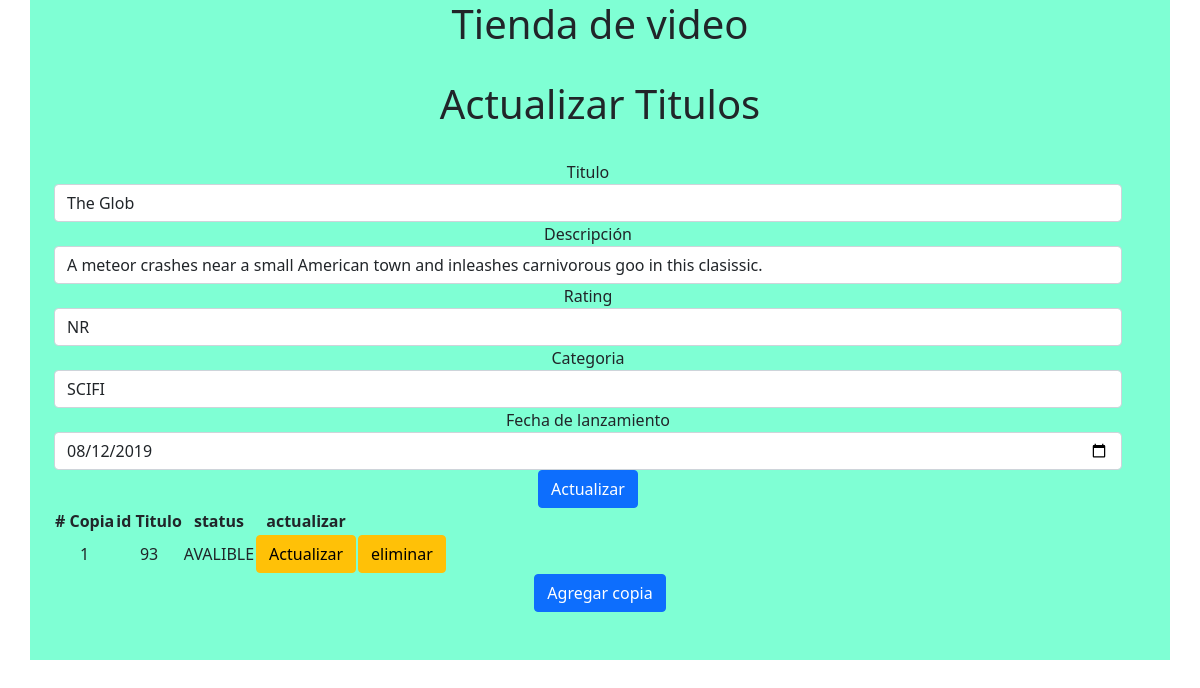
/update_titulos.php?id=93, run on the app's committed database.
### tables this page shows
CREATE TABLE `title` (
  `title_id` bigint(10) NOT NULL,
  `title` varchar(60) NOT NULL,
  `description` varchar(400) NOT NULL,
  `rating` varchar(4) DEFAULT NULL,
  `category` varchar(20) DEFAULT NULL,
  `release_date` date DEFAULT NULL,
  PRIMARY KEY (`title_id`),
  UNIQUE KEY `title_id_UNIQUE` (`title_id`)
);

CREATE TABLE `title_copy` (
  `copy_id` bigint(10) NOT NULL,
  `title_id` bigint(10) NOT NULL,
  `status` varchar(15) NOT NULL,
  PRIMARY KEY (`copy_id`,`title_id`),
  KEY `title_id_UNIQUE` (`title_id`) USING BTREE,
  CONSTRAINT `title_id` FOREIGN KEY (`title_id`) REFERENCES `title` (`title_id`) ON DELETE NO ACTION ON UPDATE NO ACTION
);

### funciones.php (called while the page is built, shortened)
<?php
function conectar() {
    $conexion = new mysqli("localhost", "root", "", "mydb");
    if($conexion->connect_errno) {
        echo "Fallo al conectar a MySQL: " . $conexion->connect_error;
    }   else {
        return $conexion;
    }
}
function  obtener_titulo($id){
    $coneccion = conectar();
    $sql = "SELECT * FROM title WHERE title_id = $id";
    return $coneccion->query($sql)->fetch_assoc();
}
function getCopias($id){
    $coneccion = conectar();
    $sql = "SELECT * FROM title_copy WHERE title_id = $id";
    return $coneccion->query($sql);
}

### update_titulos.php (the view, shortened to what this page needs)
<?php
require('funciones.php');
?>
<!doctype html>
<html lang="es">
<head>
  <link href="https://cdn.jsdelivr.net/npm/bootstrap@5.1.3/dist/css/bootstrap.min.css" rel="stylesheet">
</head>
<body>
  <div class="container h-100 pb-5 " style="background-color: aquamarine;">
    <h1 class="center text-center">Tienda de video</h1>
    <div class="container  text-center ">
      <div class="row p-auto pt-4">
        <div class=" p-auto">
          <h1 class="">Actualizar Titulos</h1>
        </div>
        <?php
        $id_titulo = $_GET['id'];
        $titulo = obtener_titulo($id_titulo);
        ?>
        <div class="row p-auto pt-4">
          <form action="Update_titulo.php" method="post">
            <div class="form-group">
              <div class="form-group">
                <label for="title">Titulo</label>
                <input type="text" value="<?= $titulo["title"] ?>" class="form-control" id="title" aria-describedby="emailHelp" placeholder="Titulo" name="title">
              </div>
              <div class="form-group">
                <label for="description">Descripción</label>
                <input value="<?= $titulo["description"] ?>" type="text" class="form-control" id="description" placeholder="Descripción" name="description">
              </div>
              <div class="form-group">
                <label for="rating">Rating</label>
                <input value="<?= $titulo["rating"] ?>" type="text" class="form-control" id="rating" placeholder="Rating" name="rating">
              </div>
              <div class="form-group">
                <label for="category">Categoria</label>
                <input value="<?= $titulo["category"] ?>" type="text" class="form-control" id="category" placeholder="Categoria" name="category">
              </div>
              <div class="form-group">
                <label for="release_date">Fecha de lanzamiento</label>
                <input value="<?= $titulo["release_date"] ?>" type="date" class="form-control" id="release_date" placeholder="Fecha de lanzamiento" name="release_date">
              </div>
              <button type="submit" class="btn btn-primary">Actualizar</button>
          </form>
        </div>
      </div>
      <div>
        <table clas="table" caption="table" scope="">
          <thead>
            <tr>
              <th>
                # Copia
              </th>
              <th>
                id Titulo
              </th>
              <th>
                status
              </th>
              <th>
                actualizar
              </th>
            </tr>
          </thead>
          <tbody>
            <?php
            $copias = getCopias($id_titulo);
            foreach ($copias as $copia) :
            ?>
              <tr>
                <td>
                  <?= $copia["copy_id"] ?>
                </td>
                <td>
                  <?= $copia["title_id"] ?>
                </td>
                <td>
                  <?= $copia["status"]  ?>
                </td>
                <td>
                  <a class="btn btn-warning" href="update_copia.php?id=<?= $copia["copy_id"] ?>">Actualizar</a>
                </td>
                <td>
                  <a class="btn btn-warning" href="eliminar_copia.php?id=<?= $copia["copy_id"] ?>">eliminar</a>
                </td>
              </tr>
            <?php endforeach; ?>
          </tbody>
        </table>
      </div>
      <div>
        <a class="btn btn-primary" href="Crear_nueva_copia.php?id=<?= $titulo["title_id"] ?>">Agregar copia</a>
      </div>
    </div>
</body>
</html>

### data on the page
title: title "The Glob", description "A meteor crashes near a small American town and inleashes carnivorous goo in this clasissic.", rating "NR", category "SCIFI", release_date "08/12/2019"
title_copy: copy "1", title "93", status "AVALIBLE"
